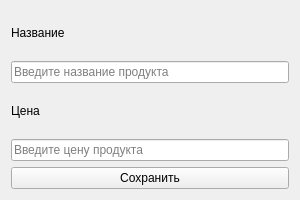
<?xml version="1.0" encoding="UTF-8"?>
<ui version="4.0">
 <class>EditProductWindow</class>
 <widget class="QWidget" name="EditProductWindow">
  <property name="geometry">
   <rect>
    <x>0</x>
    <y>0</y>
    <width>300</width>
    <height>200</height>
   </rect>
  </property>
  <property name="windowTitle">
   <string>Редактирование продукта</string>
  </property>
  <layout class="QVBoxLayout" name="verticalLayout">
   <item>
    <widget class="QLabel" name="labelName">
     <property name="text">
      <string>Название</string>
     </property>
    </widget>
   </item>
   <item>
    <widget class="QLineEdit" name="nameInput">
     <property name="placeholderText">
      <string>Введите название продукта</string>
     </property>
    </widget>
   </item>
   <item>
    <widget class="QLabel" name="labelPrice">
     <property name="text">
      <string>Цена</string>
     </property>
    </widget>
   </item>
   <item>
    <widget class="QLineEdit" name="priceInput">
     <property name="placeholderText">
      <string>Введите цену продукта</string>
     </property>
    </widget>
   </item>
   <item>
    <widget class="QPushButton" name="saveButton">
     <property name="text">
      <string>Сохранить</string>
     </property>
    </widget>
   </item>
  </layout>
 </widget>
</ui>
